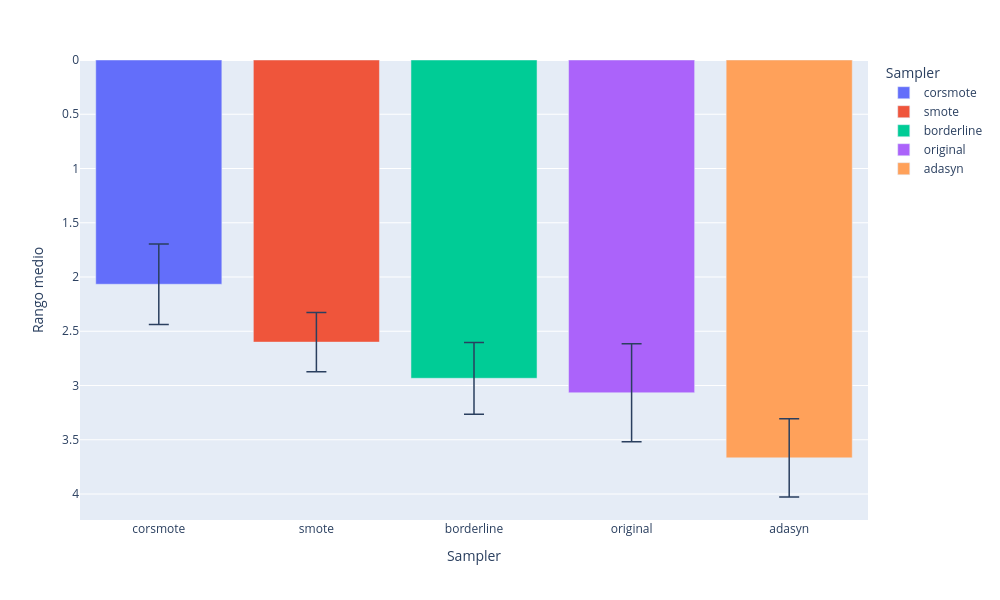

The cell this chart's notebook holds for it:
### Code cell
df_agg = df.groupby(['dataset', 'sampler'])['F1'].mean().reset_index()
df_agg['rank'] = df_agg.groupby('dataset')['F1'].rank(method='min', ascending=False)

df_plot = df_agg.groupby('sampler')['rank'].agg(['mean', 'sem']).reset_index()

df_plot = df_plot.sort_values('mean')

fig = px.bar(
    df_plot,
    x='sampler',
    y='mean',
    error_y='sem',               
    color='sampler',                
    color_discrete_sequence=px.colors.qualitative.Plotly,
    labels={'mean': 'Rango medio', 'sampler': 'Sampler'}
)

fig.update_layout(
    yaxis=dict(autorange="reversed"),
    width=1000, height=600,           
    coloraxis_showscale=False         
)

fig.update_traces(error_y=dict(width=10, thickness=1.5))

fig.show()
fig.write_image("../Comparativa_RangoMedio_Sampler.pdf", format="pdf")

print("\n" + "="*40)
print("RANKING DETALLADO POR DATASET")
print("="*40)

# Ordenamos para que la lectura sea lógica: primero por dataset y luego por posición en el ranking
df_ranking_detail = df_agg.sort_values(['dataset', 'rank'])

for dataset in df_ranking_detail['dataset'].unique():
    print(f"\n📊 Dataset: {dataset}")
    subset = df_ranking_detail[df_ranking_detail['dataset'] == dataset]
    
    for _, row in subset.iterrows():
        # Usamos .format o f-strings para alinear un poco el texto
        print(f"  {int(row['rank'])}º - {row['sampler']} (F1: {row['F1']:.4f})")

### Figure 1 — Plotly figure (JSON) as saved in the notebook; plotly's stock layout.template omitted (floating-point values rounded to 4 significant figures)
{"data": [{"error_y": {"array": [0.3712], "thickness": 1.5, "width": 10}, "hovertemplate": "Sampler=%{x}<br>Rango medio=%{y}<extra></extra>", "legendgroup": "corsmote", "marker": {"color": "#636EFA", "pattern": {"shape": ""}}, "name": "corsmote", "orientation": "v", "showlegend": true, "textposition": "auto", "type": "bar", "x": ["corsmote"], "xaxis": "x", "y": [2.067], "yaxis": "y"}, {"error_y": {"array": [0.2726], "thickness": 1.5, "width": 10}, "hovertemplate": "Sampler=%{x}<br>Rango medio=%{y}<extra></extra>", "legendgroup": "smote", "marker": {"color": "#EF553B", "pattern": {"shape": ""}}, "name": "smote", "orientation": "v", "showlegend": true, "textposition": "auto", "type": "bar", "x": ["smote"], "xaxis": "x", "y": [2.6], "yaxis": "y"}, {"error_y": {"array": [0.3305], "thickness": 1.5, "width": 10}, "hovertemplate": "Sampler=%{x}<br>Rango medio=%{y}<extra></extra>", "legendgroup": "borderline", "marker": {"color": "#00CC96", "pattern": {"shape": ""}}, "name": "borderline", "orientation": "v", "showlegend": true, "textposition": "auto", "type": "bar", "x": ["borderline"], "xaxis": "x", "y": [2.933], "yaxis": "y"}, {"error_y": {"array": [0.4522], "thickness": 1.5, "width": 10}, "hovertemplate": "Sampler=%{x}<br>Rango medio=%{y}<extra></extra>", "legendgroup": "original", "marker": {"color": "#AB63FA", "pattern": {"shape": ""}}, "name": "original", "orientation": "v", "showlegend": true, "textposition": "auto", "type": "bar", "x": ["original"], "xaxis": "x", "y": [3.067], "yaxis": "y"}, {"error_y": {"array": [0.3608], "thickness": 1.5, "width": 10}, "hovertemplate": "Sampler=%{x}<br>Rango medio=%{y}<extra></extra>", "legendgroup": "adasyn", "marker": {"color": "#FFA15A", "pattern": {"shape": ""}}, "name": "adasyn", "orientation": "v", "showlegend": true, "textposition": "auto", "type": "bar", "x": ["adasyn"], "xaxis": "x", "y": [3.667], "yaxis": "y"}], "layout": {"barmode": "relative", "coloraxis": {"showscale": false}, "height": 600, "legend": {"title": {"text": "Sampler"}, "tracegroupgap": 0}, "margin": {"t": 60}, "width": 1000, "xaxis": {"anchor": "y", "categoryarray": ["corsmote", "smote", "borderline", "original", "adasyn"], "categoryorder": "array", "domain": [0, 1], "title": {"text": "Sampler"}}, "yaxis": {"anchor": "x", "autorange": "reversed", "domain": [0, 1], "title": {"text": "Rango medio"}}}}
